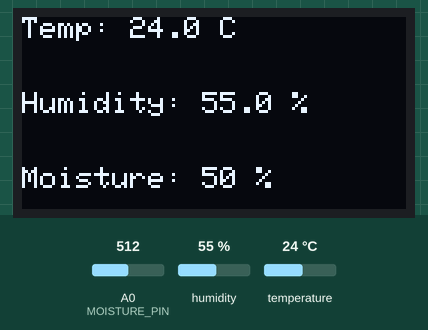
A sketch run on a simulated Arduino Uno, built with avr-gcc and run on an emulated ATmega328P. On the bench: 128×64 one-colour display. Inputs (shaded band) come from the test bench; at power-on: humidity 55 %, A0 (MOISTURE_PIN) = 512, temperature 24 °C. What the sketch prints to the serial monitor is not drawn.

Above: at 2.7 s.
2.8 s: humidity set to 22 %
At 4.9 s:
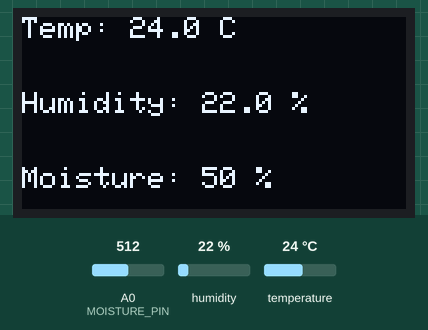
5.8 s: A0 (MOISTURE_PIN) set to 716
8.8 s: temperature set to 12 °C
At 10.8 s:
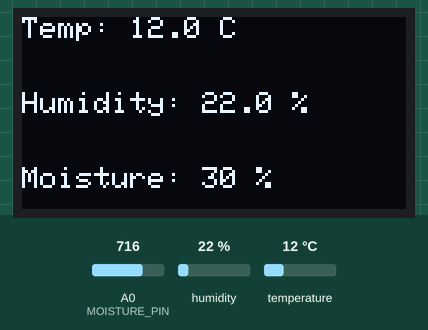
11.8 s: A0 (MOISTURE_PIN) set to 900
At 13.2 s:
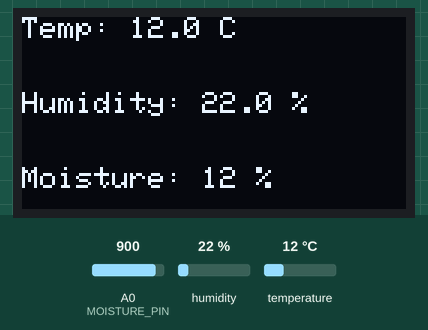
14.8 s: humidity set to 40 %
At 16.8 s:
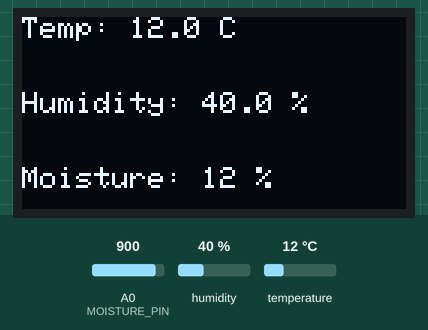
18.0 s: A0 (MOISTURE_PIN) set to 1023
At 19.2 s:
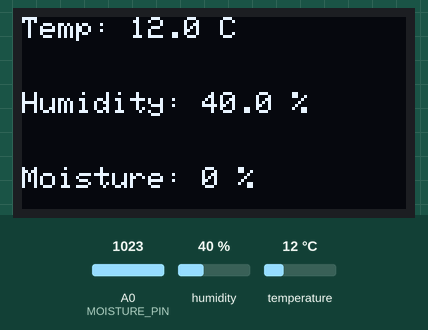
Timing chart, 0 to 21.0 s (numbered marks = the images above; inputs shaded):
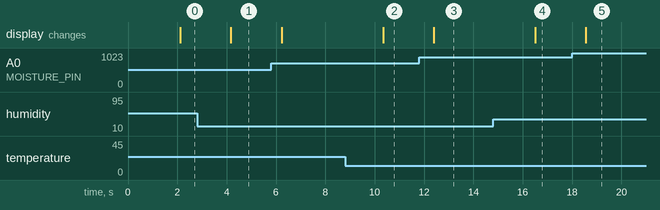

The sketch:

Soil_moisture_anddht.ino
```cpp
#include <Wire.h>
#include <Adafruit_GFX.h>
#include <Adafruit_SSD1306.h>
#include <DHT.h>

#define SCREEN_WIDTH 128
#define SCREEN_HEIGHT 64

#define OLED_ADDR 0x3C  // OLED I2C address
#define OLED_RESET -1

#define DHTPIN 2       // DHT11 data pin
#define DHTTYPE DHT11  // DHT11 sensor type
#define MOISTURE_PIN A0 // Soil moisture sensor analog pin
int moisturePercentage=0;

DHT dht(DHTPIN, DHTTYPE);                  // Initialize DHT11 sensor
Adafruit_SSD1306 display(SCREEN_WIDTH, SCREEN_HEIGHT, &Wire, OLED_RESET);  // Initialize OLED display

void setup() {
  Serial.begin(9600);
  dht.begin();

  // Initialize OLED display
  if (!display.begin(SSD1306_SWITCHCAPVCC, OLED_ADDR)) {
    Serial.println(F("SSD1306 allocation failed"));
    while (1);
  }

  // Clear the display
  display.clearDisplay();
  display.setTextColor(SSD1306_WHITE);
  display.setTextSize(1);
  display.setCursor(0, 0);
  display.println("Temp:        C");
  display.setCursor(0, 25);
  display.println("Humidity:    %");
  display.setCursor(0, 50);
  display.println("Moisture:    %");
  display.display();
}

void loop() {
  delay(2000);  // Delay for 2 seconds between readings

  // Read temperature and humidity from DHT11
  float temperature = dht.readTemperature();
  float humidity = dht.readHumidity();

  // Read soil moisture value
 int  moisture = analogRead(MOISTURE_PIN);

  // Print data on the serial monitor
  Serial.print("Temperature: ");
  Serial.print(temperature);
  Serial.print(" °C\t");
  Serial.print("Humidity: ");
  Serial.print(humidity);
  Serial.print(" %\t");
  Serial.print("Moisture: ");
  Serial.print(moisture);
  Serial.println();

  // Update the OLED display
  display.clearDisplay();
  display.setCursor(0, 0);
  display.print("Temp: ");
  display.print(temperature, 1);
  display.println(" C");
  display.setCursor(0, 25);
  display.print("Humidity: ");
  display.print(humidity, 1);
  display.println(" %");
  display.setCursor(0, 50);
  display.print("Moisture: ");

  // Adjust the following values based on your soil moisture sensor readings
  int dryValue = 1024;    // Dry soil moisture value
  int wetValue = 0;    // Wet soil moisture value

  // Map the moisture value to a range of 0-100%
 int  moisturePercentage = map(moisture, dryValue, wetValue, 0, 100);

  display.print(moisturePercentage);
  display.println(" %");
  display.display();
}
```

Measured:
- after the input at 2.8 s, the display: changes after 1.4 s (image 1)
- after the input at 8.8 s, the display: changes after 1.5 s (image 2)
- after the input at 11.8 s, the display: changes after 0.60 s (image 3)
- after the input at 14.8 s, the display: changes after 1.7 s (image 4)
- after the input at 18.0 s, the display: changes after 0.57 s (image 5)
